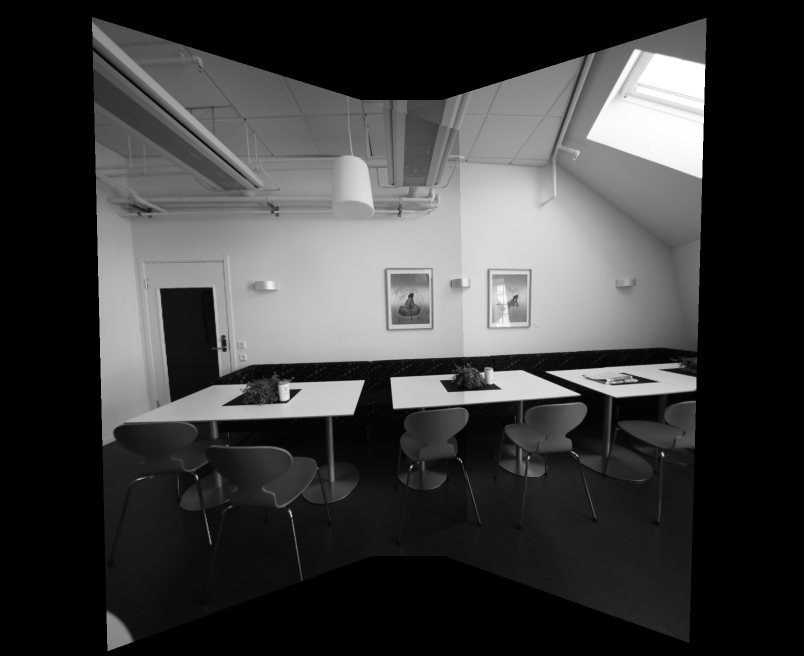
#> input picture Assignment3/Shreyas_Bhatia_111432576/Results/output_homography.png, 1608 x 1312 px (shown at 1/2 size)
$ python main.py 3 ../Results/output_homography.png ../Results/output_cylindrical.png ../Results/output_cylindrical.png out.png   (Python 2 division)
#> lines starting #> are read from the running program, lines starting #| are printed output that depends on the picture; after the words box and inside, x2 and y2 are one past the last pixel; in counts of white or black regions, pixels touching at a corner belong together
# Instructions:
# Do not change the output file names, use the helper functions as you see fit

import os
import sys
import cv2
import numpy as np
import matplotlib.pyplot as plt
import math

# [13 lines left out: function help_message, not called in this run]

def Laplacian_Pyramid_Blending_with_mask(A, B, m, num_levels = 6):
    # assume mask is float32 [0,1]
    # generate Gaussian pyramid for A,B and mask
    GA = A.copy()
    GB = B.copy()
    GM = m.copy()
    gpA = [GA]
    gpB = [GB]
    gpM = [GM]
    for i in xrange(num_levels):
        GA = cv2.pyrDown(GA)
        GB = cv2.pyrDown(GB)
        GM = cv2.pyrDown(GM)
        gpA.append(np.float32(GA))
        gpB.append(np.float32(GB))
        gpM.append(np.float32(GM))

    # generate Laplacian Pyramids for A,B and masks
    lpA  = [gpA[num_levels-1]] # the bottom of the Lap-pyr holds the last (smallest) Gauss level
    lpB  = [gpB[num_levels-1]]
    gpMr = [gpM[num_levels-1]]
    for i in xrange(num_levels-1,0,-1):
        # Laplacian: subtarct upscaled version of lower level from current level
        # to get the high frequencies
        LA = np.subtract(gpA[i-1], cv2.pyrUp(gpA[i]))
        LB = np.subtract(gpB[i-1], cv2.pyrUp(gpB[i]))
        lpA.append(LA)
        lpB.append(LB)
        gpMr.append(gpM[i-1]) # also reverse the masks

    # Now blend images according to mask in each level
    LS = []
    for la,lb,gm in zip(lpA,lpB,gpMr):
        ls = la * gm + lb * (1.0 - gm)
        LS.append(ls)

    # now reconstruct
    ls_ = LS[0]
    for i in xrange(1,num_levels):
        ls_ = cv2.pyrUp(ls_)
        ls_ = cv2.add(ls_, LS[i])

    return ls_

'''
Detect, extract and match features between img1 and img2.
Using SIFT as the detector/extractor, but this is inconsequential to the user.

Returns: (pts1, pts2), where ptsN are points on image N.
    The lists are "aligned", i.e. point i in pts1 matches with point i in pts2.

Usage example:
    im1 = cv2.imread("image1.jpg", 0)
    im2 = cv2.imread("image2.jpg", 0)
    (pts1, pts2) = feature_matching(im1, im2)

    plt.subplot(121)
    plt.imshow(im1)
    plt.scatter(pts1[:,:,0],pts1[:,:,1], 0.5, c='r', marker='x')
    plt.subplot(122)
    plt.imshow(im2)
    plt.scatter(pts1[:,:,0],pts1[:,:,1], 0.5, c='r', marker='x')
'''
def feature_matching(img1, img2, savefig=False):
    # Initiate SIFT detector
    sift = cv2.xfeatures2d.SIFT_create()
    # find the keypoints and descriptors with SIFT
    kp1, des1 = sift.detectAndCompute(img1,None)
    kp2, des2 = sift.detectAndCompute(img2,None)
    # FLANN parameters
    FLANN_INDEX_KDTREE = 1
    index_params = dict(algorithm = FLANN_INDEX_KDTREE, trees = 5)
    search_params = dict(checks=50)   # or pass empty dictionary
    flann = cv2.FlannBasedMatcher(index_params,search_params)
    matches2to1 = flann.knnMatch(des2,des1,k=2)

    matchesMask_ratio = [[0,0] for i in xrange(len(matches2to1))]
    match_dict = {}
    for i,(m,n) in enumerate(matches2to1):
        if m.distance < 0.7*n.distance:
            matchesMask_ratio[i]=[1,0]
            match_dict[m.trainIdx] = m.queryIdx

    good = []
    recip_matches = flann.knnMatch(des1,des2,k=2)
    matchesMask_ratio_recip = [[0,0] for i in xrange(len(recip_matches))]

    for i,(m,n) in enumerate(recip_matches):
        if m.distance < 0.7*n.distance: # ratio
            if m.queryIdx in match_dict and match_dict[m.queryIdx] == m.trainIdx: #reciprocal
                good.append(m)
                matchesMask_ratio_recip[i]=[1,0]


    if savefig:
        draw_params = dict(matchColor = (0,255,0),
                           singlePointColor = (255,0,0),
                           matchesMask = matchesMask_ratio_recip,
                           flags = 0)
        img3 = cv2.drawMatchesKnn(img1,kp1,img2,kp2,recip_matches,None,**draw_params)

        plt.figure(),plt.xticks([]),plt.yticks([])
        plt.imshow(img3,)
        plt.savefig("feature_matching.png",bbox_inches='tight')

    return ([ kp1[m.queryIdx].pt for m in good ],[ kp2[m.trainIdx].pt for m in good ])

'''
Warp an image from cartesian coordinates (x, y) into cylindrical coordinates (theta, h)
Returns: (image, mask)
Mask is [0,255], and has 255s wherever the cylindrical images has a valid value.
Masks are useful for stitching

Usage example:

    im = cv2.imread("myimage.jpg",0) #grayscale
    h,w = im.shape
    f = 700
    K = np.array([[f, 0, w/2], [0, f, h/2], [0, 0, 1]]) # mock calibration matrix
    imcyl = cylindricalWarpImage(im, K)
'''
# [36 lines left out: function cylindricalWarpImage, not called in this run]


'''
Calculate the geometric transform (only affine or homography) between two images,
based on feature matching and alignment with a robust estimator (RANSAC).

Returns: (M, pts1, pts2, mask)
Where: M    is the 3x3 transform matrix
       pts1 are the matched feature points in image 1
       pts2 are the matched feature points in image 2
       mask is a binary mask over the lists of points that selects the transformation inliers

Usage example:
    im1 = cv2.imread("image1.jpg", 0)
    im2 = cv2.imread("image2.jpg", 0)
    (M, pts1, pts2, mask) = getTransform(im1, im2)

    # for example: transform im1 to im2's plane
    # first, make some room around im2
    im2 = cv2.copyMakeBorder(im2,200,200,500,500, cv2.BORDER_CONSTANT)
    # then transform im1 with the 3x3 transformation matrix
    out = cv2.warpPerspective(im1, M, (im1.shape[1],im2.shape[0]), dst=im2.copy(), borderMode=cv2.BORDER_TRANSPARENT)

    plt.imshow(out, cmap='gray')
    plt.show()
'''
def getTransform(src, dst, method='affine'):
    pts1,pts2 = feature_matching(src,dst)

    src_pts = np.float32(pts1).reshape(-1,1,2)
    dst_pts = np.float32(pts2).reshape(-1,1,2)

    if method == 'affine':
        M, mask = cv2.estimateAffine2D(src_pts, dst_pts, cv2.RANSAC, ransacReprojThreshold=5.0)
        M = np.append(M, [[0,0,1]], axis=0)

    if method == 'homography':
        M, mask = cv2.findHomography(src_pts, dst_pts, cv2.RANSAC, 5.0)

    matchesMask = mask.ravel().tolist()

    return (M, pts1, pts2, mask)

# ===================================================
# ================ Perspective Warping ==============
# ===================================================
# [37 lines left out: function Perspective_warping, not called in this run]

def Bonus_perspective_warping(img1, img2, img3):

    # Write your codes here
    def display_image(title, img):
        cv2.namedWindow(title, cv2.WINDOW_NORMAL)  # Create window with freedom of dimensions
        cv2.imshow(title, img)

    # Write your codes here
    output_image = img1 # This is dummy output, change it to your output

    img1 = cv2.copyMakeBorder(img1, 200, 200, 500, 500, cv2.BORDER_CONSTANT)

    # We need to transform image 2 and image 3 to plane of image 1
    (Mright, pts1right, pts2right, maskright) = getTransform(img2, img1, method= 'homography')
    (Mleft, pts1left, pts2left, maskleft) = getTransform(img3, img1, method='homography')

    # We need to transform image 2 and image 3 to the perspective of image 1
    cv2.warpPerspective(img2, Mright, (img1.shape[1], img1.shape[0]),dst = img1, borderMode =cv2.BORDER_TRANSPARENT)

    mask = np.zeros_like(img1, dtype='float32')
    mask[:, img1.shape[1] / 4:] = 1
    print img1[:, img1.shape[1] / 2:].shape
    print img1[:, :img1.shape[1] / 2].shape
    print mask.shape
    output_l = Laplacian_Pyramid_Blending_with_mask(img1[:, img1.shape[1] / 2:], img1[:, :img1.shape[1] / 2], mask, num_levels=2)
    display_image("behold the blended output", output_l)
    cv2.warpPerspective(img3, Mleft, (img1.shape[1], img1.shape[0]), dst = img1, borderMode =cv2.BORDER_TRANSPARENT)


    # Write out the result
    output_name = sys.argv[5] + "output_homography_lpb.png"
    cv2.imwrite(output_name, output_image)

    return True

# [60 lines left out: functions get_cylindrical_image, Cylindrical_warping, Bonus_cylindrical_warping, not called in this run]

'''
This exact function will be used to evaluate your results for HW2
Compare your result with master image and get the difference, the grading
criteria is posted on Piazza
'''
# [62 lines left out: functions RMSD, new_RMSD, not called in this run]

if __name__ == '__main__':
   question_number = -1

   # Validate the input arguments
   if (len(sys.argv) != 6):
      help_message()
      sys.exit()
   else:
      question_number = int(sys.argv[1])
      if (question_number > 4 or question_number < 1):
         print("Input parameters out of bound ...")
         sys.exit()

   input_image1 = cv2.imread(sys.argv[2], 0)
#> input_image1 is the input picture: shape (1312, 1608); min 0, max 255, mean 61.5
   input_image2 = cv2.imread(sys.argv[3], 0)
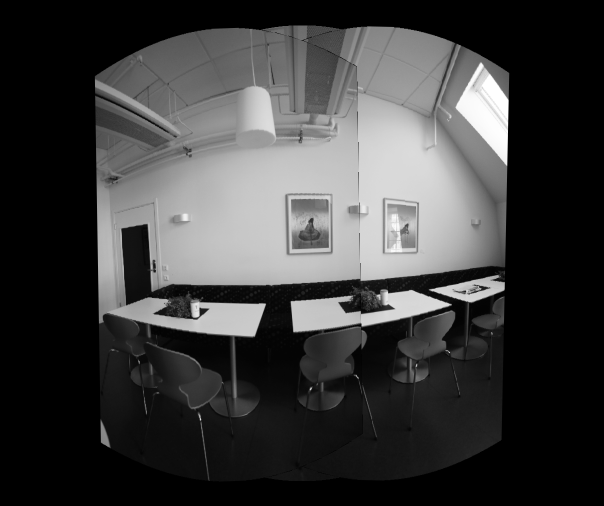
#> input picture Assignment3/Shreyas_Bhatia_111432576/Results/output_cylindrical.png, 1208 x 1012 px (shown at 1/2 size)
#> input_image2 is the input picture: shape (1012, 1208); min 0, max 255, mean 60.7
   input_image3 = cv2.imread(sys.argv[4], 0)

   function_launch = {
       1: Perspective_warping,
       2: Cylindrical_warping,
       3: Bonus_perspective_warping,
       4: Bonus_cylindrical_warping
   }

   # Call the function
   function_launch[question_number](input_image1, input_image2, input_image3)
#> in Bonus_perspective_warping, `img1 = cv2.copyMakeBorder(img1, 200, 200, 500, 500, cv2.BORDER_CONSTANT)`:
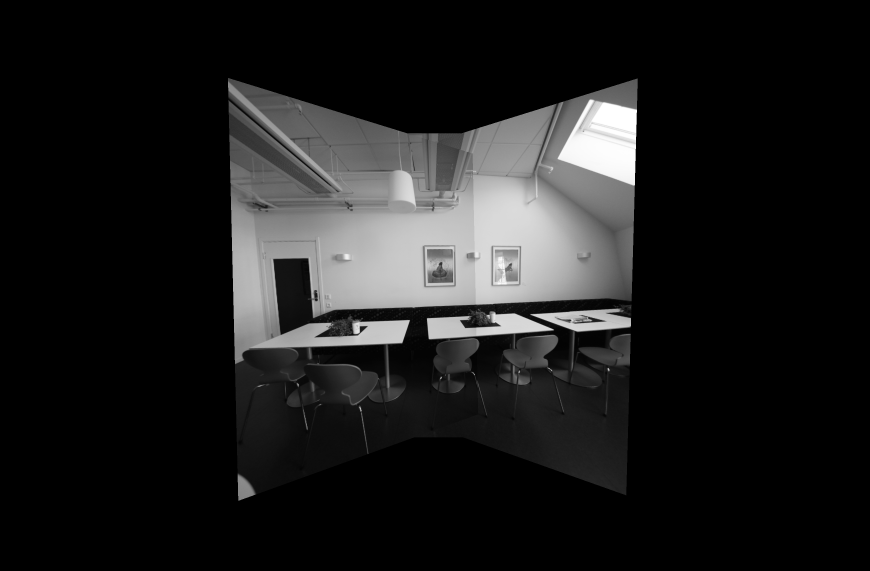
#> img1: shape (1712, 2608) (shown at 1/3 size); min 0, max 255, mean 29.1
#> in feature_matching, `kp1, des1 = sift.detectAndCompute(img1,None)`: kp1 = 1161 keypoints; strongest (x, y, size): (971, 210, 74.7), (401, 839, 2.2), (484, 642, 48), (614, 633, 43)
#> in feature_matching, `kp2, des2 = sift.detectAndCompute(img2,None)`: kp2 = 981 keypoints; strongest (x, y, size): (1814, 412, 154.8), (1323, 1134, 2.9), (1083, 1232, 2.6), (1086, 986, 10.6)
#> in feature_matching, `matches2to1 = flann.knnMatch(des2,des1,k=2)`: matches2to1 = 981 matches
#> in feature_matching, `matchesMask_ratio = [[0,0] for i in xrange(len(matches2to1))]`: matchesMask_ratio = 981 pairs, first value 0 to 0, second value 0 to 0
#> after the loop in feature_matching, `for i,(m,n) in enumerate(matches2to1):`: match_dict = 347 items; matchesMask_ratio = 981 pairs, first value 0 to 1, second value 0 to 0
#> in feature_matching, `recip_matches = flann.knnMatch(des1,des2,k=2)`: recip_matches = 1161 matches
#> in feature_matching, `matchesMask_ratio_recip = [[0,0] for i in xrange(len(recip_matches))]`: matchesMask_ratio_recip = 1161 pairs, first value 0 to 0, second value 0 to 0
#> after the loop in feature_matching, `for i,(m,n) in enumerate(recip_matches):`: good = 302 matches; matchesMask_ratio_recip = 1161 pairs, first value 0 to 1, second value 0 to 0
#> in getTransform, `pts1,pts2 = feature_matching(src,dst)`: pts1 = 302 pairs, first value 201.7 to 1008.7, second value 52.55 to 837.4; pts2 = 302 pairs, first value 712.1 to 1891.2, second value 392.8 to 1490.8
#> in getTransform, `src_pts = np.float32(pts1).reshape(-1,1,2)`: src_pts = 302 rows, first 8: [201.7, 640.6], [234.9, 702.3], [279.5, 715.6], [303.3, 545], [307.7, 521.7], [309.1, 542.2], [309.1, 542.2], [311.4, 658.4]
#> in getTransform, `dst_pts = np.float32(pts2).reshape(-1,1,2)`: dst_pts = 302 rows, first 8: [715.2, 1074.5], [802.2, 1154], [894.3, 1144.1], [939.9, 905.8], [946.4, 873.4], [948.7, 899.6], [948.7, 899.6], [950.5, 1051.9]
#> in getTransform, `M, mask = cv2.findHomography(src_pts, dst_pts, cv2.RANSAC, 5.0)`: M = [[0.554, -0.0353, 783.3], [-0.208, 0.841, 423.5], [-0.000235, -2.72e-05, 1]]; mask = 302 values, max 1 at index 87, min 0 at index 0, mean 0.563
#> in getTransform, `matchesMask = mask.ravel().tolist()`: matchesMask has the same summary as mask
#> in Bonus_perspective_warping, `(Mright, pts1right, pts2right, maskright) = getTransform(img2, img1, m..`: Mright has the same summary as M in getTransform; pts1right has the same summary as pts1 in getTransform; pts2right has the same summary as pts2 in getTransform; maskright has the same summary as mask in getTransform
#> after the loop in feature_matching (call 2), `for i,(m,n) in enumerate(recip_matches):`: good = 301 matches
#> in getTransform (call 2), `src_pts = np.float32(pts1).reshape(-1,1,2)`: src_pts = 301 rows, first 8: [201.7, 640.6], [234.9, 702.3], [278.1, 713], [279.5, 715.6], [303.3, 545], [307.7, 521.7], [309.1, 542.2], [311.4, 658.4]
#> in getTransform (call 2), `dst_pts = np.float32(pts2).reshape(-1,1,2)`: dst_pts = 301 rows, first 8: [715.2, 1074.5], [802.2, 1154], [893.5, 1140.4], [894.3, 1144.1], [939.9, 905.8], [946.4, 873.4], [948.7, 899.6], [950.5, 1051.9]
#> in Bonus_perspective_warping, `(Mleft, pts1left, pts2left, maskleft) = getTransform(img3, img1, metho..`: Mleft = [[0.537, -0.033, 786.6], [-0.217, 0.836, 427.5], [-0.000243, -2.62e-05, 1]]; pts1left = 301 pairs, first value 201.7 to 1008.7, second value 52.55 to 837.4; pts2left = 301 pairs, first value 712.1 to 1891.2, second value 392.8 to 1490.8; maskleft = 301 values, max 1 at index 87, min 0 at index 0, mean 0.571
#| (1712, 1304)
#| (1712, 1304)
#> in Laplacian_Pyramid_Blending_with_mask, `GM = m.copy()`:
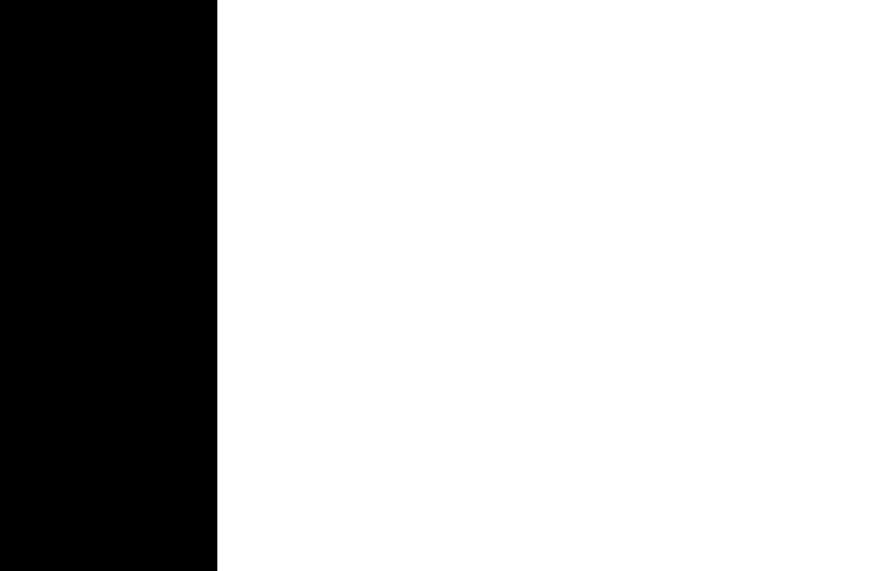
#> GM: shape (1712, 2608) float32 (shown at 1/3 size); values 0 (black) and 1 (white), 75% white; 1 black region, box (x1, y1, x2, y2) and area: (0, 0, 652, 1712) 1116224
#> the loop in Laplacian_Pyramid_Blending_with_mask, `for i in xrange(num_levels):` made 2 passes
#> pass 1, in Laplacian_Pyramid_Blending_with_mask, `GB = cv2.pyrDown(GB)`:
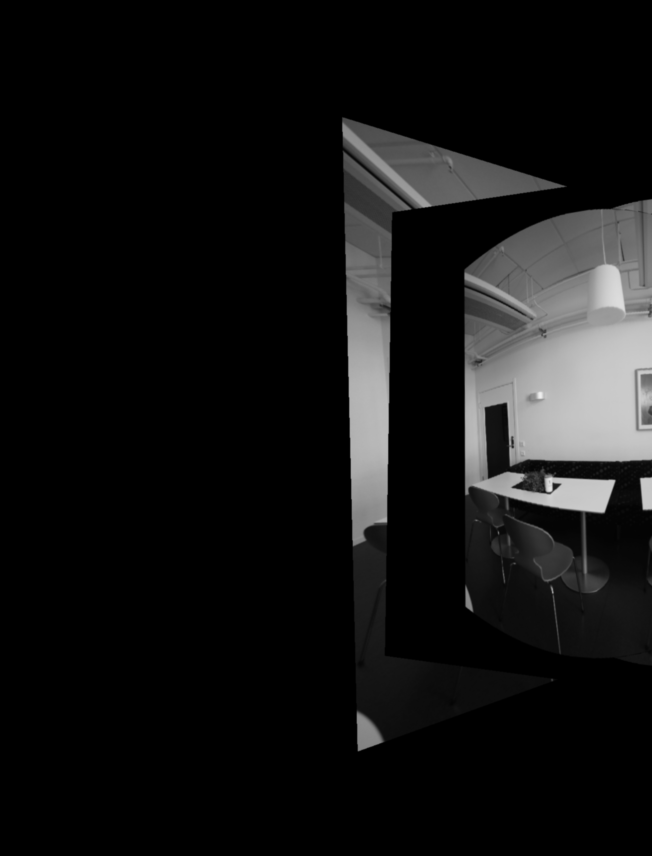
#> GB: shape (856, 652); min 0, max 239, mean 19.5
#> after the loop in Laplacian_Pyramid_Blending_with_mask, `for i in xrange(num_levels):`:
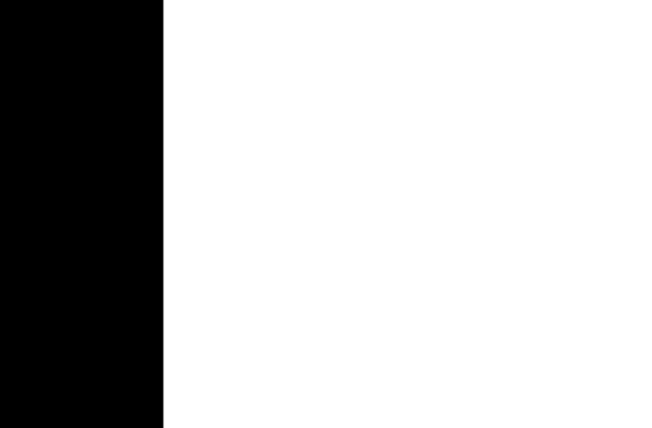
#> GM: shape (428, 652) float32; min 0, max 1, mean 0.749
#> after the loop in Laplacian_Pyramid_Blending_with_mask, `for i in xrange(num_levels):`: gpA = 3 items
#> the loop in Laplacian_Pyramid_Blending_with_mask, `for i in xrange(num_levels-1,0,-1):` made 1 pass
#> pass 1, in Laplacian_Pyramid_Blending_with_mask, `LA = np.subtract(gpA[i-1], cv2.pyrUp(gpA[i]))`:
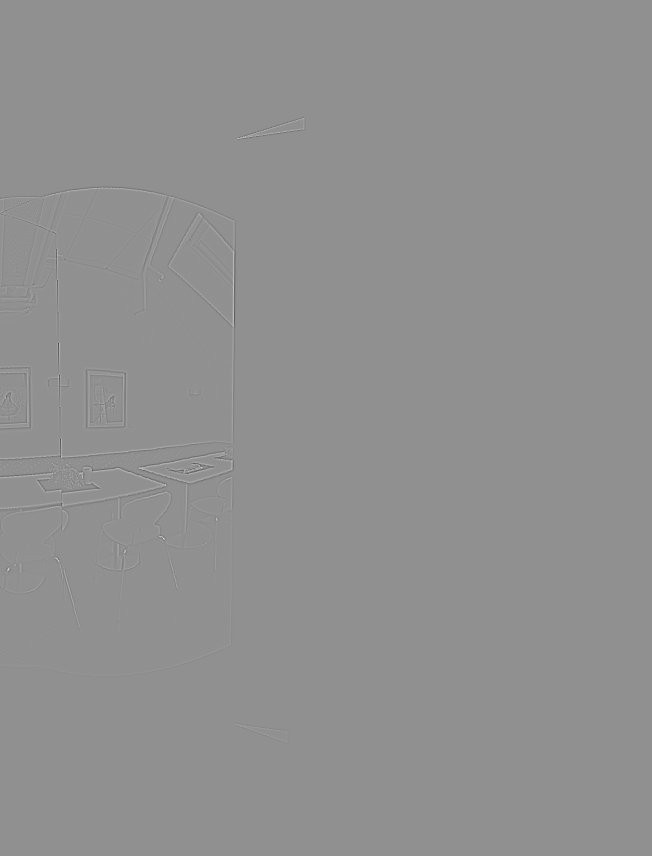
#> LA: shape (1712, 1304) float32 (shown at 1/2 size); min -136.2, max 103.8, mean 0; drawn with min black and max white
#> pass 1, in Laplacian_Pyramid_Blending_with_mask, `LB = np.subtract(gpB[i-1], cv2.pyrUp(gpB[i]))`:
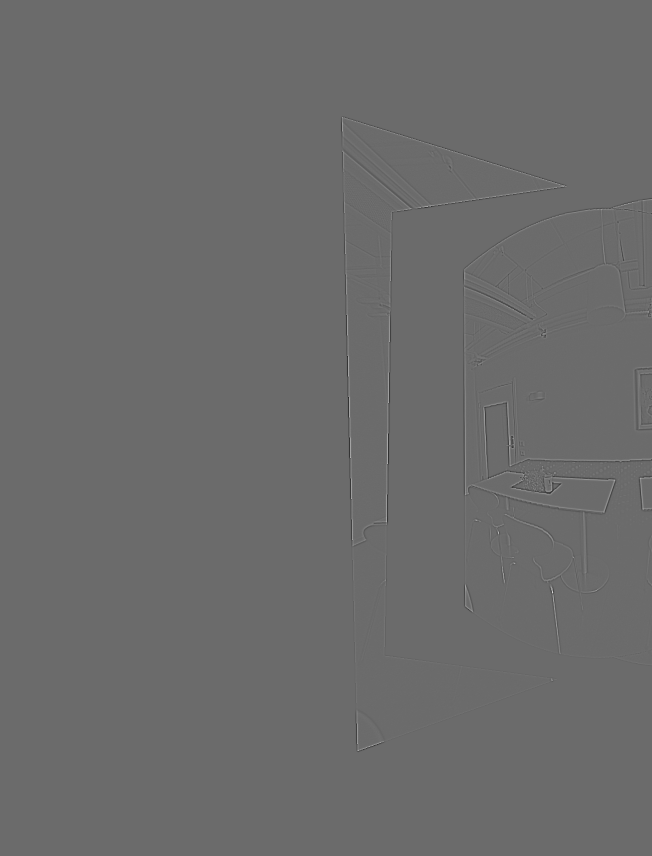
#> LB: shape (1712, 1304) float32 (shown at 1/2 size); min -85.38, max 116.9, mean 0; drawn with min black and max white
#> after the loop in Laplacian_Pyramid_Blending_with_mask, `for i in xrange(num_levels-1,0,-1):`: gpMr = 2 items
#> the loop in Laplacian_Pyramid_Blending_with_mask, `for la,lb,gm in zip(lpA,lpB,gpMr):` made 1 pass
#> after the loop in Laplacian_Pyramid_Blending_with_mask, `for la,lb,gm in zip(lpA,lpB,gpMr):`: LS = []
#> (the run stopped early here; a loop or call above may not have finished)
